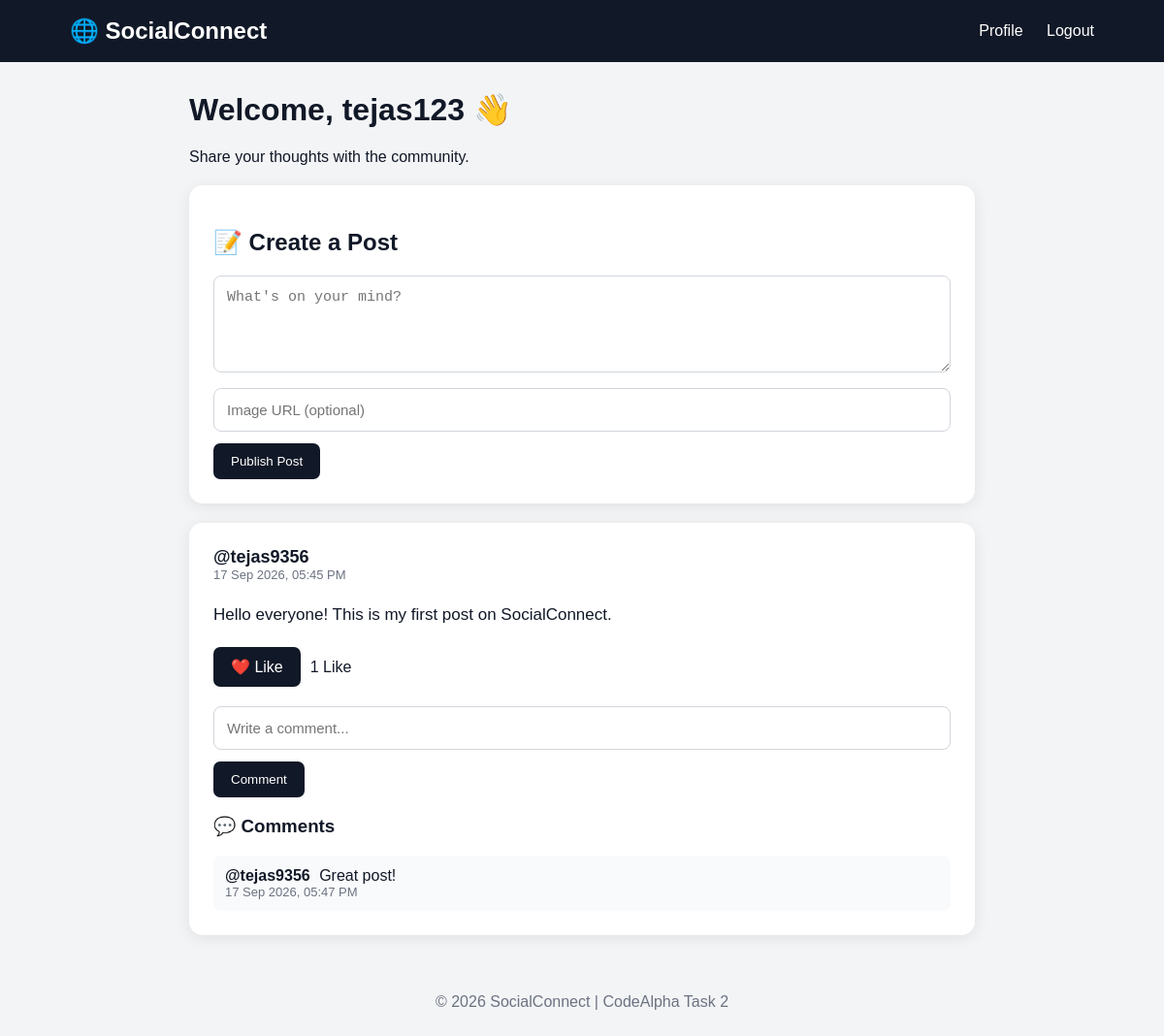
The app's page / (signed in) with its own data.
### social/models.py (models this page shows, shortened)
class Post(models.Model):
    user = models.ForeignKey(User, on_delete=models.CASCADE, related_name='posts')
    content = models.TextField()
    image = models.URLField(blank=True)
    created_at = models.DateTimeField(auto_now_add=True)

class Comment(models.Model):
    user = models.ForeignKey(User, on_delete=models.CASCADE, related_name='comments')
    post = models.ForeignKey(Post, on_delete=models.CASCADE, related_name='comments')
    content = models.TextField()
    created_at = models.DateTimeField(auto_now_add=True)

### social/views.py (the view)
# urls.py: path('', views.home, name='home'),
def home(request):
    posts = Post.objects.select_related('user').prefetch_related(
        'comments', 'likes'
    ).order_by('-created_at')
    return render(request, 'social/home.html', {
        'posts': posts
    })

### social/templates/social/home.html (shortened to what this page needs)
<!DOCTYPE html>
<html lang="en">
<head>
</head>
<body>
<header>
    <h2>🌐 SocialConnect</h2>
    <div>
        {% if user.is_authenticated %}
            <a href="{% url 'profile' user.username %}">Profile</a>
            <a href="{% url 'logout' %}">Logout</a>
        {% else %}
            <a href="{% url 'login' %}">Login</a>
            <a href="{% url 'register' %}">Register</a>
        {% endif %}
    </div>
</header>
<div class="container">
    {% if user.is_authenticated %}
        <div class="welcome">
            <h1>Welcome, {{ user.username }} 👋</h1>
            <p>Share your thoughts with the community.</p>
        </div>
        <div class="card">
            <h2>📝 Create a Post</h2>
            <form method="POST" action="{% url 'create_post' %}">
                <textarea
                    name="content"
                    placeholder="What's on your mind?"
                    required
                ></textarea>
                <input
                    type="url"
                    name="image"
                    placeholder="Image URL (optional)"
                >
                <button type="submit">Publish Post</button>
            </form>
        </div>
    {% endif %}
    {% for post in posts %}
        <div class="card">
            <div class="post-header">
                <div>
                    <div class="username">
                        <a href="{% url 'profile' post.user.username %}">
                            @{{ post.user.username }}
                        </a>
                    </div>
                    <div class="date">
                        {{ post.created_at|date:"d M Y, h:i A" }}
                    </div>
                </div>
            </div>
            <div class="post-content">
                {{ post.content|linebreaksbr }}
            </div>
            {% if user.is_authenticated %}
                <div class="actions">
                    <a
                        href="{% url 'toggle_like' post.id %}"
                        class="btn"
                    >
                        ❤️ Like
                    </a>
                    <span>
                        {{ post.likes.count }} Like{{ post.likes.count|pluralize }}
                    </span>
                </div>
                <form method="POST" action="{% url 'add_comment' post.id %}">
                    <input
                        type="text"
                        name="content"
                        placeholder="Write a comment..."
                        required
                    >
                    <button type="submit">Comment</button>
                </form>
            {% else %}
                <p class="login-note">
                    Login to like and comment on posts.
                </p>
            {% endif %}
            {% if post.comments.all %}
                <h3>💬 Comments</h3>
                {% for comment in post.comments.all %}
                    <div class="comment">
                        <strong>
                            @{{ comment.user.username }}
                        </strong>
                        {{ comment.content }}
                        <div class="date">
                            {{ comment.created_at|date:"d M Y, h:i A" }}
                        </div>
                    </div>
                {% empty %}
                    <p>No comments yet.</p>
                {% endfor %}
            {% endif %}
        </div>
    {% empty %}
        <div class="card">
            <h2>No posts yet.</h2>
            <p>Be the first person to create a post!</p>
        </div>
    {% endfor %}
</div>
<footer>
    © 2026 SocialConnect | CodeAlpha Task 2
</footer>
</body>
</html>

### social/templates/social/home.html (style rules this page uses)
* { box-sizing: border-box; }
body { margin: 0; font-family: Arial, sans-serif; background: #f3f4f6; color: #111827; }
header { background: #111827; color: white; padding: 18px 6%; display: flex; justify-content: space-between; align-items: center; }
header h2 { margin: 0; }
header a { color: white; text-decoration: none; margin-left: 20px; }
.container { max-width: 850px; margin: 30px auto; padding: 0 20px; }
.welcome { margin-bottom: 20px; }
.card { background: white; padding: 25px; border-radius: 14px; margin-bottom: 20px; box-shadow: 0 3px 15px rgba(0,0,0,0.08); }
textarea, input { width: 100%; padding: 13px; border: 1px solid #d1d5db; border-radius: 8px; margin-bottom: 12px; font-size: 15px; }
textarea { min-height: 100px; resize: vertical; }
button, .btn { border: none; background: #111827; color: white; padding: 11px 18px; border-radius: 7px; cursor: pointer; text-decoration: none; display: inline-block; }
.post-header { display: flex; justify-content: space-between; align-items: center; }
.username { font-size: 18px; font-weight: bold; }
.username a { color: #111827; text-decoration: none; }
.date { color: #6b7280; font-size: 13px; }
.post-content { font-size: 17px; line-height: 1.6; margin: 20px 0; }
.actions { display: flex; gap: 10px; align-items: center; margin-bottom: 20px; }
.comment { background: #f9fafb; padding: 12px; border-radius: 8px; margin-top: 8px; }
.comment strong { margin-right: 5px; }
footer { text-align: center; padding: 30px; color: #6b7280; }

### records on screen
Post: user.username "tejas9356", created_at "17 Sep 2026, 05:45 PM", content "Hello everyone! This is my first post on SocialConnect.", likes.count "1"
Comment: user.username "tejas9356", content "Great post!", created_at "17 Sep 2026, 05:47 PM"

### other values on screen
{{ user.username }} "tejas123"
